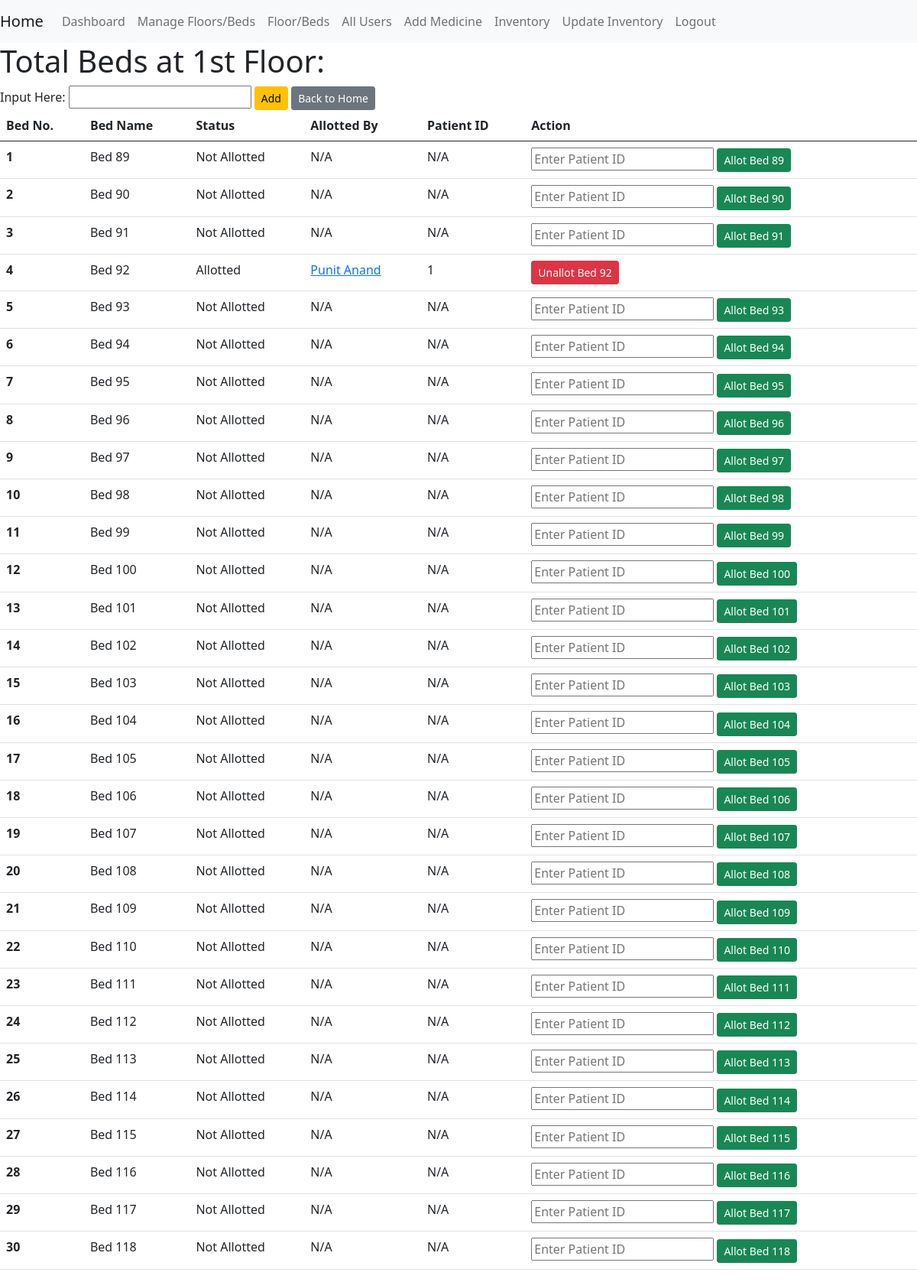
Screenshot of /floor/1 (signed in) with the database file from the repository.
### app.py (models this page shows, shortened)
class Beddb(db.Model):
    id = db.Column(db.Integer, primary_key=True)
    bed_number = db.Column(db.Integer, nullable=False)
    is_allotted = db.Column(db.Boolean, default=False, nullable=False, server_default='0')
    floor_id = db.Column(db.Integer, db.ForeignKey('floordb.id'))  # Ensure foreign key relationship is correct
    patient_id = db.Column(db.Integer, db.ForeignKey('patient_profile.id'))
    allotted_by = db.Column(db.String(100))

### app.py (the view, shortened to what this page needs)
@app.route('/floor/<int:floor_number>', methods=['GET', 'POST'])
@login_required
def floordata(floor_number):
    floor = Floordb.query.get_or_404(floor_number)
    bedcount = None
    beds = Beddb.query.filter_by(floor_id=floor.id).all()
    return render_template('floordata.html', floor_number=floor_number, bedcount=bedcount, beds=beds)

### app.py (called while the page is built)
@login_manager.user_loader
def load_user(user_id):
    return User.query.get(int(user_id))

### templates/floordata.html (shortened to what this page needs)
{% extends "base.html" %}
{% block content %}
<div class="jumbotron">
    <form id="bed-form" action="{{ url_for('floordata', floor_number=floor_number) }}" method="POST">
        <h1>Total Beds at {{ floor_number }}st Floor:</h1>
        <label for="bedcount">Input Here: </label>
        <input name="bedcount" type="number" id="bedcount" {% if bedcount %}disabled{% endif %} value="{{ bedcount }}">
        <button type="submit" class="btn btn-sm btn-warning" {% if bedcount %}disabled{% endif %}>Add</button>
        <a class="btn btn-sm btn-secondary" href="{{url_for('home')}}">Back to Home</a>
    </form>
    <table class="table">
        <thead>
            <tr>
                <th scope="col">Bed No.</th>
                <th scope="col">Bed Name</th>
                <th scope="col">Status</th>
                <th scope="col">Allotted By</th>
                <th scope="col">Patient ID</th>
                <th scope="col">Action</th>
            </tr>
        </thead>
        <tbody>
            {% for bed in beds %}
            <tr>
                <th scope="row">{{ loop.index }}</th>
                <td>Bed {{ bed.id }}</td>
                <td>
                    {% if bed.is_allotted %}
                        Allotted
                    {% else %}
                        Not Allotted
                    {% endif %}
                </td>
                <td>
                    {% if bed.allotted_by %}
                        {% if bed.allotted_by|int %}
                                {{ bed.allotted_by }}
                        {% else %}
                            <a href="{{ url_for('profilepage', id=bed.patient_id|int) }}">
                                {{ bed.allotted_by }}
                            </a>
                        {% endif %}
                    {% else %}
                        N/A
                    {% endif %}
                </td>
                <td>
                    {% if bed.patient_id %}
                        {{ bed.patient_id }}
                    {% else %}
                        N/A
                    {% endif %}
                </td>
                <td>
                    {% if not bed.is_allotted %}
                        <form action="{{ url_for('allot_bed', bed_id=bed.id) }}" method="POST" style="display:inline;">
                            <input type="text" name="allotted_by" placeholder="Enter Patient ID" required>
                            <button type="submit" class="btn btn-sm btn-success">Allot Bed {{ bed.id }}</button>
                        </form>
                    {% else %}
                        <form action="{{ url_for('unallot_bed', bed_id=bed.id) }}" method="POST" style="display:inline;">
                            <button type="submit" class="btn btn-sm btn-danger">Unallot Bed {{ bed.id }}</button>
                        </form>
                    {% endif %}
                </td>
            </tr>
            {% endfor %}
        </tbody>
    </table>
</div>
{% endblock %}

### rows the page displays
Beddb: id "89", is_allotted "Not Allotted", shows "N/A"
Beddb: id "90", is_allotted "Not Allotted", shows "N/A"
Beddb: id "91", is_allotted "Not Allotted", shows "N/A"
Beddb: id "92", is_allotted "Allotted", allotted_by "Punit Anand", patient_id "1"
Beddb: id "93", is_allotted "Not Allotted", shows "N/A"
Beddb: id "94", is_allotted "Not Allotted", shows "N/A"
Beddb: id "95", is_allotted "Not Allotted", shows "N/A"
Beddb: id "96", is_allotted "Not Allotted", shows "N/A"
Beddb: id "97", is_allotted "Not Allotted", shows "N/A"
Beddb: id "98", is_allotted "Not Allotted", shows "N/A"
Beddb: id "99", is_allotted "Not Allotted", shows "N/A"
Beddb: id "100", is_allotted "Not Allotted", shows "N/A"
Beddb: id "101", is_allotted "Not Allotted", shows "N/A"
Beddb: id "102", is_allotted "Not Allotted", shows "N/A"
Beddb: id "103", is_allotted "Not Allotted", shows "N/A"
Beddb: id "104", is_allotted "Not Allotted", shows "N/A"
Beddb: id "105", is_allotted "Not Allotted", shows "N/A"
Beddb: id "106", is_allotted "Not Allotted", shows "N/A"
Beddb: id "107", is_allotted "Not Allotted", shows "N/A"
Beddb: id "108", is_allotted "Not Allotted", shows "N/A"
Beddb: id "109", is_allotted "Not Allotted", shows "N/A"
Beddb: id "110", is_allotted "Not Allotted", shows "N/A"
Beddb: id "111", is_allotted "Not Allotted", shows "N/A"
Beddb: id "112", is_allotted "Not Allotted", shows "N/A"
Beddb: id "113", is_allotted "Not Allotted", shows "N/A"
Beddb: id "114", is_allotted "Not Allotted", shows "N/A"
Beddb: id "115", is_allotted "Not Allotted", shows "N/A"
Beddb: id "116", is_allotted "Not Allotted", shows "N/A"
Beddb: id "117", is_allotted "Not Allotted", shows "N/A"
Beddb: id "118", is_allotted "Not Allotted", shows "N/A"

### other values shown
{{ floor_number }} "1"
